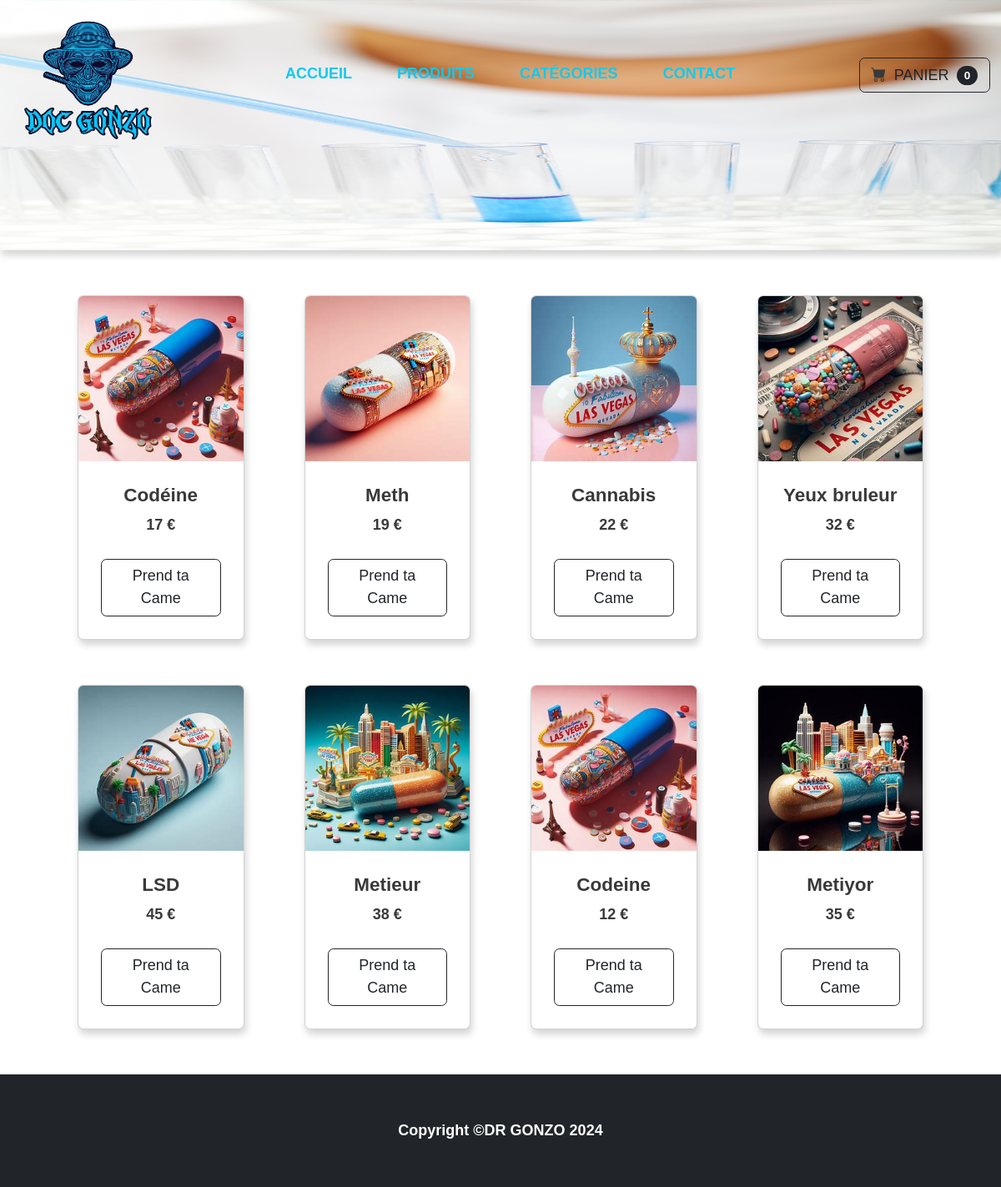
/produits.php, run on the app's committed database.
### tables this page shows
CREATE TABLE IF NOT EXISTS `medicaments` (
  `id` int NOT NULL AUTO_INCREMENT,
  `nom` varchar(255) NOT NULL,
  `img` varchar(255) NOT NULL,
  `prix` float NOT NULL,
  `pays_id` int DEFAULT NULL,
  PRIMARY KEY (`id`),
  KEY `pays_id` (`pays_id`)
);

### utilities/utilities_data.php (called while the page is built, shortened)
<?php
function findallMedicaments($db){
    $sql = 'SELECT * FROM medicaments';
    $requete = $db->query($sql);
    $medicaments = $requete->fetchAll();
    return $medicaments;
}

### utilities/cards-produits.php (the view)
<?php
foreach ($medicaments as $value) { ?>
    <div class="col mb-5">
        <div class="card h-100">
            <img class="card-img-top" src="<?=$value['img']?>" alt="..." />
            <div class="card-body p-4">
                <div class="text-center">
                    <h5 class="fw-bolder"><?=$value['nom']?></h5>
                    <span class=" text-decoration"><?=$value['prix']?> €</span>
                </div>
            </div>
            <div class="card-footer p-4 pt-0 border-top-0 bg-transparent">
                <div class="text-center"><a class="btn btn-outline-dark mt-auto" href="#">Prend ta Came</a></div>
            </div>
        </div>
    </div>
<?php }?>

### utilities/header.php (shortened to what this page needs)
<?php
require_once dirname(__DIR__) ."/fonction/database.fn.php";
require_once dirname(__DIR__ )."/utilities/utilities_data.php";
$db = getPDOlink($config);?>
<!DOCTYPE html>
<html lang="fr">
<head>
    <link rel="stylesheet" href="style.css">
    <link href="https://cdn.jsdelivr.net/npm/bootstrap@5.3.2/dist/css/bootstrap.min.css" rel="stylesheet">
    <link href="https://cdn.jsdelivr.net/npm/bootstrap-icons@1.5.0/font/bootstrap-icons.css" rel="stylesheet"/>
</head>
<body>
    <header>
        <?php include './utilities/menu.php';?>
    </header>
    <main>

### utilities/menu.php (shortened to what this page needs)
<div class="banniere">
  <div class="nav_container w-90 m-auto fw-normal text-uppercase">
    <nav class="navbar navbar-expand-xl w-100 pt-0">
      <div class="container-fluid">
        <a class="navbar-brand m-0 p-0" href="index.php" aria-current="page">
          <picture>
            <img class="logo" src="assets/logo.png" alt="gonzo">
          </picture>
        </a>
        <div class="offcanvas offcanvas-end" id="offcanvasNavbar" aria-labelledby="offcanvasNavbarLabel">
          <div class="offcanvas-body justify-content-around">
            <ul class="navbar-nav d-flex align-items-center ">
              <li class="nav-item">
                <a class="nav-link px-4 text-nowrap text-info display-2 " href="index.php">ACCUEIL</a>
              </li>
              <li class="nav-item">
                <a class="nav-link px-4 text-nowrap text-info display-2" href="produits.php">PRODUITS</a>
              </li>
              <li class="nav-item dropdown">
                <a class="nav-link px-4 text-nowrap text-info display-2" id="navbarDropdown" href="#" role="button" data-bs-toggle="dropdown" aria-expanded="false">
                  CATÉGORIES
                </a>
              </li>
              <li class="nav-item"><a class="nav-link px-4 text-nowrap text-info display-2" href="contact.php">Contact</a></li>
            </ul>
          </div>
        </div>
        <a class="text-decoration-none" href="shop.php">
        <button class="btn btn-outline-dark d-none d-xl-block" type="submit">
            <i class="bi-cart-fill me-1 "></i>
            PANIER
            <span class="badge bg-dark text-white ms-1 rounded-pill">0</span>
        </button>
        </a>
      </nav>
    </div>
  </div>

### produits.php
<?php require_once __DIR__ .'/utilities/header.php';
$medicaments = findallMedicaments($db);?>
<div class="container px-4 px-lg-5 mt-5">
    <div class="row gx-4 gx-lg-5 row-cols-2 row-cols-md-3 row-cols-xl-4 justify-content-center">
        <?php include './utilities/cards-produits.php';?>
    </div>
</div>
<?php include './utilities/footer.php';?>

### utilities/footer.php
</main>
    <footer class="py-5 bg-dark">
        <div class="container"><p class="m-0 text-center text-white">Copyright &copy;DR GONZO <?= date('Y'); ?></p></div>
    </footer>
</body>
</html>

### style.css (style rules this page uses)
* { margin: 0; padding: 0; box-sizing: border-box; font-family: 'Poppins', sans-serif; font-size: 18px; font-weight: 550; color: rgb(58, 57, 57); }
body { background-color: #f5f5f5; }
.logo { width: 180px; height: 180px; padding-top: 20px; }
.banniere { height: 300px; width: 100%; background-image: url(assets/banniere3.png); background-position: center; background-size: cover; box-shadow: 2px 6px 8px 0 rgba(22, 22, 26, 0.18); }
.navbar-nav li a.nav-link::after { content: ''; width: 0; height: 2px; background-color: #045796 !important; box-shadow: #97f1ff 1px 0 10px; margin: auto; display: block; }
.card img { max-width: 100%; max-height: 100%; }
.card { margin: 0 0.5em; box-shadow: 2px 6px 8px 0 rgba(22, 22, 26, 0.18); border: none; }

### data on the page
medicaments: nom "Codéine", prix "17"
medicaments: shows a picture, nom "Meth", prix "19"
medicaments: shows a picture, nom "Cannabis", prix "22"
medicaments: shows a picture, nom "Yeux bruleur", prix "32"
medicaments: shows a picture, nom "LSD", prix "45"
medicaments: shows a picture, nom "Metieur", prix "38"
medicaments: nom "Codeine", prix "12"
medicaments: shows a picture, nom "Metiyor", prix "35"
